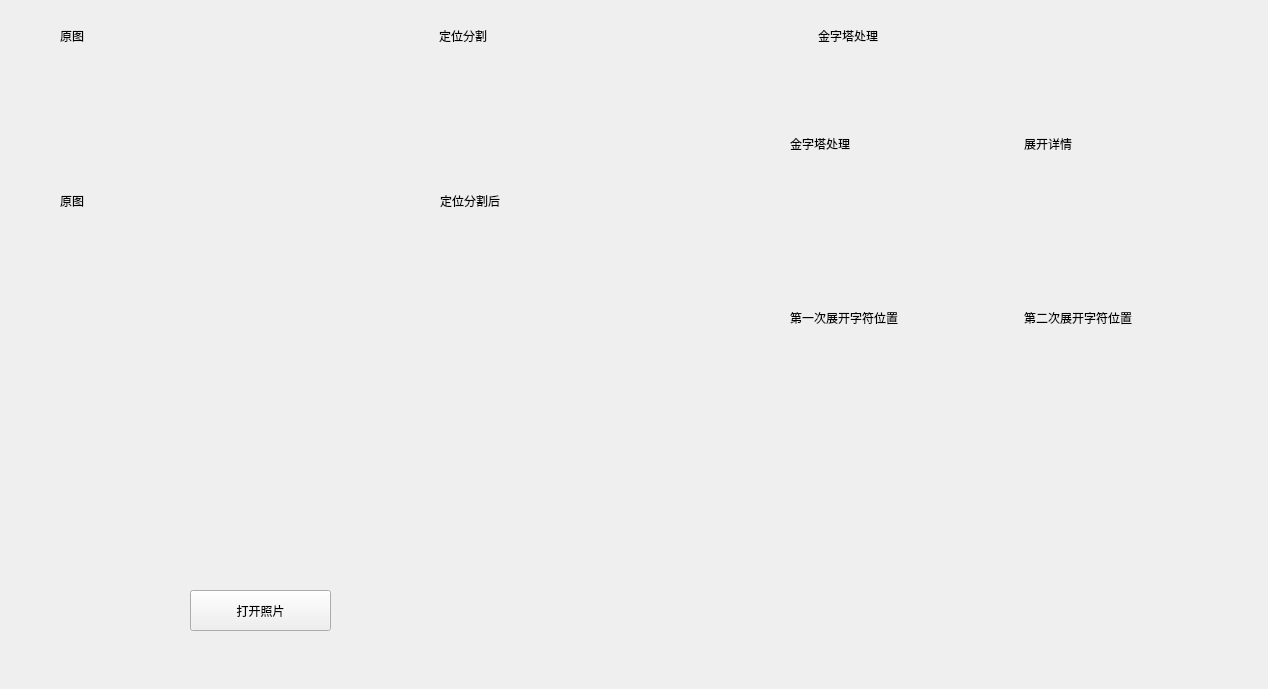
<?xml version="1.0" encoding="UTF-8"?>
<ui version="4.0">
 <class>Form</class>
 <widget class="QWidget" name="Form">
  <property name="geometry">
   <rect>
    <x>0</x>
    <y>0</y>
    <width>1268</width>
    <height>689</height>
   </rect>
  </property>
  <property name="windowTitle">
   <string>Form</string>
  </property>
  <widget class="QPushButton" name="btn_openImg">
   <property name="geometry">
    <rect>
     <x>290</x>
     <y>690</y>
     <width>91</width>
     <height>41</height>
    </rect>
   </property>
   <property name="text">
    <string>打开图片</string>
   </property>
  </widget>
  <widget class="QPushButton" name="btn_destingwishImg">
   <property name="geometry">
    <rect>
     <x>590</x>
     <y>690</y>
     <width>91</width>
     <height>41</height>
    </rect>
   </property>
   <property name="text">
    <string>开始识别</string>
   </property>
  </widget>
  <widget class="QWidget" name="verticalLayoutWidget">
   <property name="geometry">
    <rect>
     <x>60</x>
     <y>60</y>
     <width>371</width>
     <height>281</height>
    </rect>
   </property>
   <layout class="QVBoxLayout" name="verticalLayout_2">
    <item>
     <widget class="QLabel" name="lbl_sourceImg">
      <property name="text">
       <string>原图</string>
      </property>
     </widget>
    </item>
   </layout>
  </widget>
  <widget class="QWidget" name="verticalLayoutWidget_2">
   <property name="geometry">
    <rect>
     <x>440</x>
     <y>60</y>
     <width>321</width>
     <height>281</height>
    </rect>
   </property>
   <layout class="QVBoxLayout" name="verticalLayout_3">
    <item>
     <widget class="QLabel" name="lbl_cutImg">
      <property name="text">
       <string>定位分割后</string>
      </property>
     </widget>
    </item>
   </layout>
  </widget>
  <widget class="QPushButton" name="pushButton">
   <property name="geometry">
    <rect>
     <x>190</x>
     <y>590</y>
     <width>141</width>
     <height>41</height>
    </rect>
   </property>
   <property name="text">
    <string>打开照片</string>
   </property>
  </widget>
  <widget class="QWidget" name="">
   <property name="geometry">
    <rect>
     <x>60</x>
     <y>20</y>
     <width>1131</width>
     <height>31</height>
    </rect>
   </property>
   <layout class="QHBoxLayout" name="horizontalLayout">
    <item>
     <widget class="QLabel" name="label_3">
      <property name="text">
       <string>原图</string>
      </property>
     </widget>
    </item>
    <item>
     <widget class="QLabel" name="label_4">
      <property name="text">
       <string>定位分割</string>
      </property>
     </widget>
    </item>
    <item>
     <widget class="QLabel" name="label_5">
      <property name="text">
       <string>金字塔处理</string>
      </property>
     </widget>
    </item>
   </layout>
  </widget>
  <widget class="QWidget" name="">
   <property name="geometry">
    <rect>
     <x>790</x>
     <y>60</y>
     <width>461</width>
     <height>341</height>
    </rect>
   </property>
   <layout class="QGridLayout" name="gridLayout">
    <item row="0" column="0">
     <widget class="QLabel" name="label_2">
      <property name="text">
       <string>金字塔处理</string>
      </property>
     </widget>
    </item>
    <item row="1" column="0">
     <widget class="QLabel" name="lbl_firstUnflood">
      <property name="text">
       <string>第一次展开字符位置</string>
      </property>
     </widget>
    </item>
    <item row="1" column="1">
     <widget class="QLabel" name="lbl_secondUnflood">
      <property name="text">
       <string>第二次展开字符位置</string>
      </property>
     </widget>
    </item>
    <item row="0" column="1">
     <widget class="QLabel" name="lbl_unfloodInfo">
      <property name="text">
       <string>展开详情</string>
      </property>
     </widget>
    </item>
   </layout>
  </widget>
 </widget>
 <resources/>
 <connections/>
</ui>
